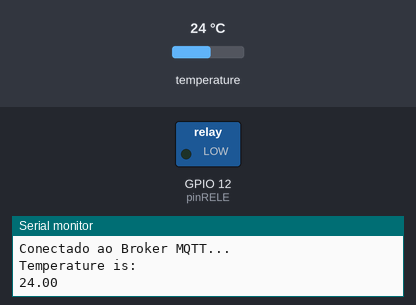
This sketch was run on a simulated ESP8266 (NodeMCU). Shown: switched loads named in the sketch (green lamp = pin HIGH), the last lines printed to the serial monitor. The inputs (shaded band) are chosen by the test bench; at power-on: temperature 24 °C. WiFi joins after 1.5 s; servers stay silent unless stated; no MQTT or app messages arrive unless stated.

Above: at 2.7 s.
2.8 s: temperature set to 25.7 °C
At 3.1 s:
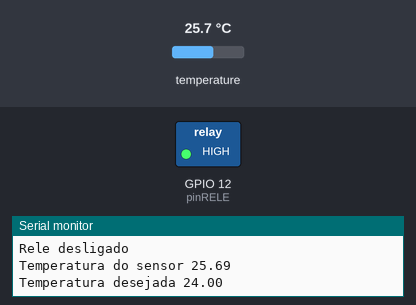
4.3 s: temperature set to 23.7 °C
5.8 s: temperature set to 22.4 °C
At 7.8 s:
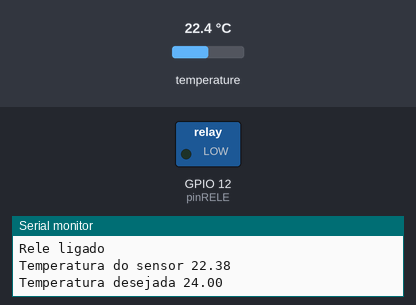
8.8 s: temperature set to 28 °C
At 10.5 s:
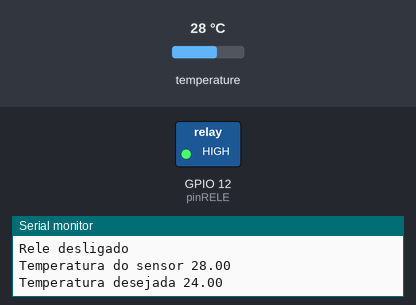
11.3 s: temperature set to 12 °C
At 11.9 s:
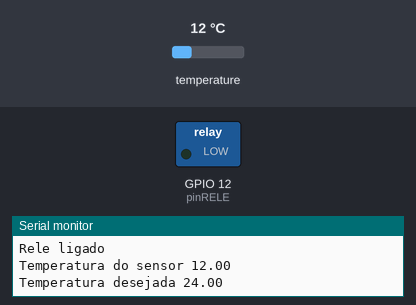
Timing chart, 0 to 13.8 s (numbered marks = the images above; inputs shaded):
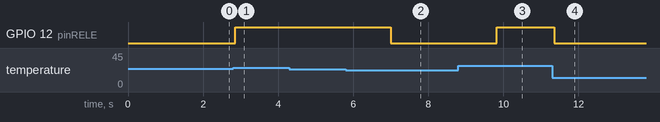

Measured:
- the behaviour switches between 24.9 and 25 °C on temperature (found by bisection; images 0 and 1)
- the behaviour switches between 23.1 and 23 °C on temperature (found by bisection; images 1 and 2)
- after the input at 2.8 s, GPIO 12 (pinRELE): LOW → HIGH after 0.06 s
- after the input at 5.8 s, GPIO 12 (pinRELE): HIGH → LOW after 1.2 s
- after the input at 8.8 s, GPIO 12 (pinRELE): LOW → HIGH after 1.0 s
- after the input at 11.3 s, GPIO 12 (pinRELE): HIGH → LOW after 0.06 s

The sketch:

CodigoCMqtt.ino
```cpp
#include <WiFi.h>
#include <PubSubClient.h>
#include <ESP8266WiFi.h>
#include <Wire.h>
#include <DallasTemperature.h>
#include <OneWire.h>
#include <ArduinoJson.h>
#include <WebServer.h>
#include <WiFiManager.h>

const String ORG = "c4yqpu";
const String DEVICE_TYPE = "ESP8266";
const String DEVICE_ID = "001";
#define DEVICE_TOKEN "wYh9pi5qjfwS?a_TMJ"
const char* ssid  = "MomoNet2.4"; // Nome do Wi-Fi
const char* pass  = "12551103843";  // Senha do Wi-Fi

#define pinSENSOR 4                           //D2/4 pin do nodemcu //Sinal do sensor DS18B20
#define pinRELE 12

const String CLIENT_ID = "" + ORG + ":" + DEVICE_TYPE + ":" + DEVICE_ID;
const String MQTT_SERVER = ORG + ".messaging.internetofthings.cloud.ibm.com";
void connectMQTTServer();
#define COMMAND_TOPIC_R1 "iot-2/cmd/commandR1/fmt/json"
WiFiClient wifiClient;
PubSubClient client(MQTT_SERVER.c_str(), 1883, wifiClient);

OneWire oneWire(pinSENSOR);
DallasTemperature sensors(&oneWire);            // Pass the oneWire reference to Dallas Temperature.
DeviceAddress sensor;

float temp_desejada = 24;
float temperatura = 0;
boolean chamou = true;

void setup()
{
  Serial.begin(115200);
  pinMode(12, OUTPUT);
  pinMode(4, OUTPUT);
  sensors.begin();
  Serial.println("Localizando sensor DS18B20...");
  Serial.print("Foi encontrado  ");
  Serial.print(sensors.getDeviceCount(), DEC);
  Serial.print(" endereço do sensor: ");

  WiFiManager wifiManager;
  wifiManager.setAPCallback(configModeCallback);
  wifiManager.setSaveConfigCallback(saveConfigCallback);
  wifiManager.autoConnect("PROJ-ESP8266");

  connectMQTTServer();
}
void loop() {
  //client.loop();
  LeituraSensor();
  verificaTemperatura();
}
void connectMQTTServer() {
  Serial.println("Conectando ao servidor MQTT...");
  if (client.connect (CLIENT_ID.c_str(), "use-token-auth", DEVICE_TOKEN)) {
    Serial.println("Conectado ao Broker MQTT...");
    client.setCallback(callback);

    client.subscribe(COMMAND_TOPIC_R1);
  }
  else {
    Serial.print("erro = ");
    Serial.println(client.state());
    connectMQTTServer();
  }
}
void callback(char* topic, unsigned char* payload, unsigned int length) {
  Serial.print("topico");
  Serial.println(topic);

  StaticJsonDocument<30> doc;

  DeserializationError error = deserializeJson(doc, payload);

  if (error) {
    Serial.println("Erro no Json Parse");
    return;
  }
  int value = doc["value"];
  if (strcmp(topic, COMMAND_TOPIC_R1) == 0) {
    digitalWrite( pinRELE, value);
  }
}
void configModeCallback( WiFiManager *myWiFiManager) {
  Serial.println("Entrou no modo de config");

  Serial.println(myWiFiManager->getConfigPortalSSID());
}
void saveConfigCallback() {
  Serial.println("Configuração salva");

}
void LeituraSensor()

{ if (chamou = true) {


    if (!sensors.getAddress(sensor, 0)) {
      Serial.println("Sensor não encontrado !");
    }


    Serial.println();
    Serial.println();


    sensors.requestTemperatures();
    Serial.println("Temperature is: ");
    Serial.println(sensors.getTempC(sensor));
    delay(500);
  }
  chamou = false;
}

void verificaTemperatura() {
  if (sensors.getTempC(sensor) >= 25) {
    digitalWrite(12, HIGH);
    delay(100);
    Serial.println("Rele desligado");
    Serial.print("Temperatura do sensor ");
    Serial.println(sensors.getTempC(sensor));
    Serial.print("Temperatura desejada ");
    Serial.println(temp_desejada);
  }
  if (sensors.getTempC(sensor) <= 23) {
    digitalWrite(12, LOW);
    delay(100);
    Serial.println("Rele ligado");
    Serial.print("Temperatura do sensor ");
    Serial.println(sensors.getTempC(sensor));
    Serial.print("Temperatura desejada ");
    Serial.println(temp_desejada);
  }
}
```
